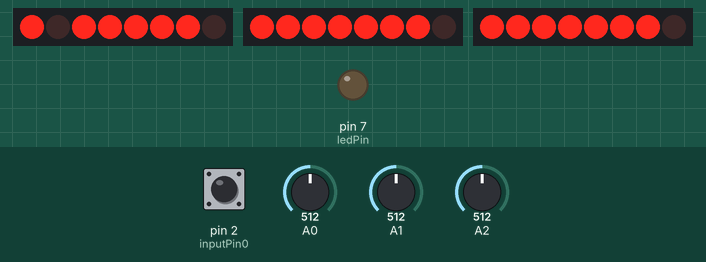
Simulated run of this sketch. Board: Arduino Uno, built with avr-gcc and run on an emulated ATmega328P. Parts: 3 × 8 port-expander outputs drawn as a row of LEDs (first output left, lit = HIGH), output pins drawn as LEDs (lit = HIGH). Wiring (inferred from the names in the program): PCF8574 port expander at I2C address 0x20; PCF8574 port expander at I2C address 0x21; PCF8574 port expander at I2C address 0x22. Wiring (inferred from the signals the program sends): 3 × row of LEDs: on Q0, Q1, Q2, Q3, Q4, Q5, Q6, Q7 / on Q0, Q1, Q2, Q3, Q4, Q5, Q6, Q7 / on Q0, Q1, Q2, Q3, Q4, Q5, Q6, Q7. The inputs (shaded band) are chosen by the test bench; at power-on: pin 2 (inputPin0) HIGH, A0 = 512, A2 = 512, A1 = 512.

Above: at 1.46 s.
1.9 s: pin 2 (inputPin0) pulled LOW for 1 s
At 2.02 s:
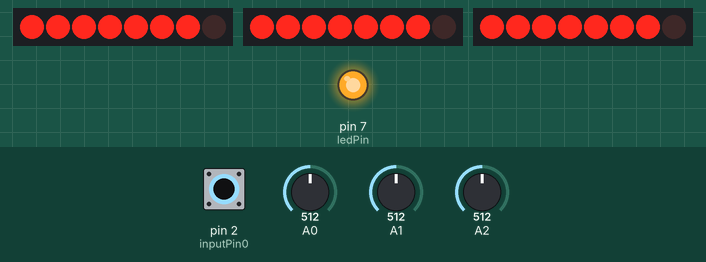
At 4.37 s:
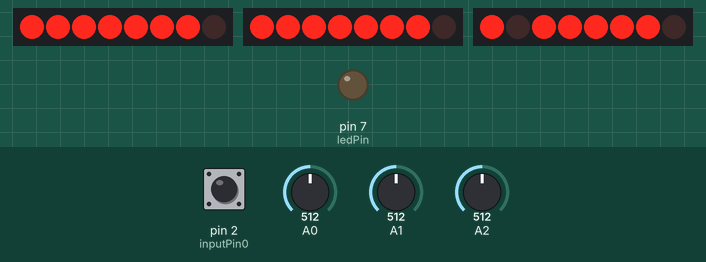
4.4 s: A0 set to 1023
7.4 s: A2 set to 490
9.5 s: pin 2 (inputPin0) pulled LOW for 3.2 s
At 13.3 s:
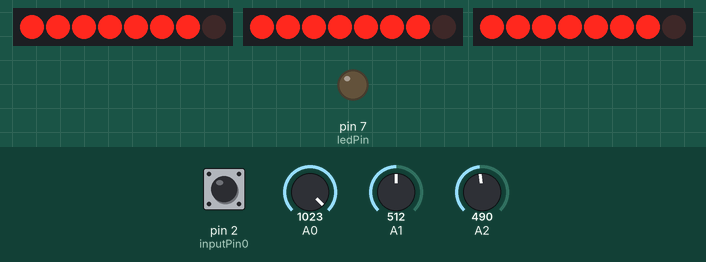
Timing chart, 0 to 15.2 s (numbered marks = the images above; inputs shaded):
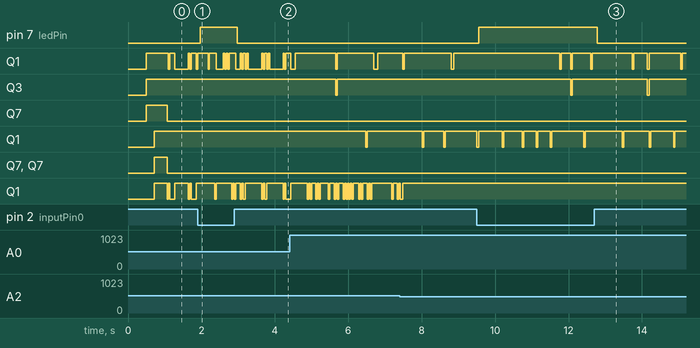

Measured:
- after the input at 1.9 s, pin 7 (ledPin): LOW → HIGH after 0.07 s, → LOW 1.0 s later
- after the input at 9.5 s, pin 7 (ledPin): LOW → HIGH after 0.06 s, → LOW 3.2 s later

The sketch:

Lcdpcfx8_example.ino
```cpp
/* By default,set last 4 bits of lcd address(A0,A1,A2;A0LSB) pcf8574p Addresses
  as follows:
 eg. pick lcdAdd2 A0>gnd;A1>+5v;A2>gnd on pcf8574p
 lcdAdd0=0x20
 lcdAdd1=0x21
 lcdAdd2=0x22
 lcdAdd3=0x23
 lcdAdd4=0x24
 lcdAdd5=0x25
 lcdAdd6=0x26
 lcdAdd7=0x27
 pcf pinout to Lcd (See Datsheet pg.3 DW or N package) as follows:
 P0>D4;P1>D5;P2>D6;P3>D7;P6>Enable;P7>RS
*/

#include <Wire.h>
#include <Lcdpcfx8.h>
Lcdpcfx8 myLcd(3);//myLcd(number of lcd)
#define inputPin0 2
#define inputPin1 3
#define ledPin 7
long timeStamp=0;
long lastTimeStamp=0;

void setup()
{
 Wire.begin();
 myLcd.lcdInit();
 pinMode(inputPin0,INPUT_PULLUP);
 pinMode(inputPin1,INPUT_PULLUP);
 pinMode(ledPin,OUTPUT);
}
 void loop()
 {
  int pot0Val=(analogRead(A0));
   int pot1Val=analogRead(A1);
    int pot2Val=analogRead(A2);


  myLcd.sendStrLcd("Red LED:",lcdAdd2,0,0);
myLcd.sendStrLcd("Pot2 Value:",lcdAdd2,1,0);
myLcd.sendDataLcd(String(pot2Val),lcdAdd2,1,11,4);
myLcd.sendStrLcd("lcd1 line1",lcdAdd1,1,3);
myLcd.sendStrLcd("ANA VOLTS:",lcdAdd1,0,0);
myLcd.sendStrLcd("lcd0 line0",lcdAdd0,0,3);
myLcd.sendStrLcd("pot0 Val:",lcdAdd0,1,0);

if(pot0Val<=800)//part of flash value feature
{
 myLcd.sendDataLcd(String(pot0Val),lcdAdd0,1,9,4);
}
  float voltsA1=(pot1Val/1023.)*5.;
  myLcd.sendDataLcd(String(voltsA1)+'V',lcdAdd1,0,10,4);
  boolean switchState0=myLcd.readDigital("Off","On",inputPin0,lcdAdd2,0,9);

  if (switchState0==0)
  {
    digitalWrite(ledPin,HIGH);
  }
  else
  {
    digitalWrite(ledPin,LOW);
  }
     timeStamp=millis();

  //flash display if over certain value
     if ((pot0Val)>800)
     {

if ((timeStamp-lastTimeStamp)<500)
{
 myLcd.clearDisplay(lcdAdd0,1,9,15,false);

}

else if ((timeStamp-lastTimeStamp)>500&&(timeStamp-lastTimeStamp)<1000)
{
  myLcd.sendDataLcd(String(pot0Val),lcdAdd0,1,9,4);
}
 if(timeStamp-lastTimeStamp>1000)
 {
   lastTimeStamp=timeStamp;
 }
}
 }
```

Lcdpcfx8.cpp
```cpp
// (licence header left out)
#include <Lcdpcfx8.h>
#include <Arduino.h>

Lcdpcfx8::Lcdpcfx8(int mnumExp)
{

numExp=mnumExp;
# define lcdAdd0 0x20
# define lcdAdd1 0x21
# define lcdAdd2 0x22
# define lcdAdd3 0x23
# define lcdAdd4 0x24
# define lcdAdd5 0x25
# define lcdAdd6 0x26
# define lcdAdd7 0x27

}

void Lcdpcfx8::lcdInit()
{
  Serial.begin(9600);
  Wire.begin();
  delay(500);

  for(int j=0;j<numExp;j++)
  {
     for( int a=0;a<4;a++)
  {
   write4Bite(B00100000,addExp[j]);//4 bit op
    delay(10);
  }
     write4Bite(B00101000,addExp[j]);//func set
     write4Bite(B00001100,addExp[j]);//display on/off and cursor
  write4Bite(B00000110,addExp[j]);//entry set
write4Bite(B00000001,addExp[j]);//clear display;
  delayMicroseconds(3000);
   // Serial.println(addExp[j],HEX);
  }
}

void Lcdpcfx8::displayString(String myString,byte pcfLcdAdd)
{

    int strSize=0;
    int baseStrSize=0;
    char letter=' ';
   strSize=myString.length();
   baseStrSize=strSize;
   while(strSize)
   {
   letter=myString.charAt(baseStrSize-strSize);
   letter=letter|B10000000;
   write4Bite(letter,pcfLcdAdd);
   strSize--;
}
 }

void Lcdpcfx8::setCursor(boolean line,byte pos, byte pcfLcdAdd)
{
  byte linePos=B10000000;
  byte nibHi=B0;
  byte nibLo=B0;

  bitWrite(linePos,6,line);
  linePos=linePos|pos;

  nibHi=(linePos&B11110000)>>4;
  nibLo=linePos&B1111;

   expWrite(nibHi,pcfLcdAdd);
  expWrite(nibLo,pcfLcdAdd);


}

void Lcdpcfx8::write4Bite(byte dataByte,byte pcfLcdAdd)
{
 byte hiNib=B0;
  byte loNib=B0;
 boolean mrs=0;
  mrs=bitRead(dataByte,7);
  if(mrs==1)
  {
    dataByte=dataByte&B01111111;
  }
  hiNib=(dataByte&B11110000)>>4;
  loNib=dataByte&B00001111;
  bitWrite(hiNib,7,mrs);
  bitWrite(loNib,7,mrs);
  expWrite(hiNib,pcfLcdAdd);
  expWrite(loNib,pcfLcdAdd);

}

void Lcdpcfx8::expWrite(byte nib,byte pcfLcdAdd)
{
   Wire.beginTransmission(pcfLcdAdd);
       Wire.write(nib|B01000000);
        Wire.write(nib|B00000000);
  Wire.endTransmission();
  delayMicroseconds(60);
}

void Lcdpcfx8::sendStrLcd(String myString,byte pcfLcdAdd,boolean line,byte pos)
{
  int strLth=0;
int  addLine=0;
 addLine=(pcfLcdAdd*2)+line;

 switch(addLine)
 {
  case 64:
   strArray[0]=myString;
    setCursor(line,pos,pcfLcdAdd);
   displayString(strArray[0],pcfLcdAdd);

  break;

case 65:

   strArray[1]=myString;
   setCursor(line,pos,pcfLcdAdd);
   displayString(strArray[1],pcfLcdAdd);

break;

case 66:
    strArray[2]=myString;
     setCursor(line,pos,pcfLcdAdd);
   displayString(strArray[2],pcfLcdAdd);

break;

case 67:
   strArray[3]=myString;
     setCursor(line,pos,pcfLcdAdd);
   displayString(strArray[3],pcfLcdAdd);

break;

case 68:
   strArray[4]=myString;
     setCursor(line,pos,pcfLcdAdd);
   displayString(strArray[4],pcfLcdAdd);

break;

case 69:
   strArray[5]=myString;
     setCursor(line,pos,pcfLcdAdd);
   displayString(strArray[5],pcfLcdAdd);

break;

case 70:
   strArray[6]=myString;
     setCursor(line,pos,pcfLcdAdd);
   displayString(strArray[6],pcfLcdAdd);

break;

case 71:
   strArray[7]=myString;
     setCursor(line,pos,pcfLcdAdd);
   displayString(strArray[7],pcfLcdAdd);

break;

case 72:
   strArray[8]=myString;
     setCursor(line,pos,pcfLcdAdd);
   displayString(strArray[8],pcfLcdAdd);

break;

case 73:
   strArray[9]=myString;
     setCursor(line,pos,pcfLcdAdd);
   displayString(strArray[9],pcfLcdAdd);

break;

case 74:
   strArray[10]=myString;
     setCursor(line,pos,pcfLcdAdd);
   displayString(strArray[10],pcfLcdAdd);

break;

case 75:
   strArray[11]=myString;
     setCursor(line,pos,pcfLcdAdd);
   displayString(strArray[11],pcfLcdAdd);

break;

case 76:
   strArray[12]=myString;
     setCursor(line,pos,pcfLcdAdd);
   displayString(strArray[12],pcfLcdAdd);

break;

case 77:
   strArray[13]=myString;
     setCursor(line,pos,pcfLcdAdd);
   displayString(strArray[13],pcfLcdAdd);

break;

case 78:
   strArray[14]=myString;
     setCursor(line,pos,pcfLcdAdd);
   displayString(strArray[14],pcfLcdAdd);

break;

case 79:
   strArray[15]=myString;
     setCursor(line,pos,pcfLcdAdd);
   displayString(strArray[15],pcfLcdAdd);

break;
 }
}

void Lcdpcfx8::sendDataLcd(String dataVal,byte pcfLcdAdd, boolean line,int pos, int fieldLgth)
{
  String emptyStr="";
 char emptyChar=' ';
  for(int t=0;t<fieldLgth;t++)
  {
  emptyStr+=emptyChar;
  }

  sendStrLcd(emptyStr,pcfLcdAdd,line,pos);
     sendStrLcd(dataVal,pcfLcdAdd,line,pos);
 }


boolean Lcdpcfx8::readDigital(String action0,String action1,int pinNum,byte pcfLcdAdd,boolean line, int pos)
{
 int act0StrLgth=action0.length();
 int  act1StrLgth=action1.length();

    String emptyStr1="";
 char emptyChar=' ';
  for(int t=0;t<act1StrLgth;t++)
  {
  emptyStr1+=emptyChar;
  }
    String emptyStr0="";

  for(int t=0;t<act0StrLgth;t++)
  {
  emptyStr0+=emptyChar;
  }

 boolean switchState=digitalRead(pinNum);
  if(switchState==0&& lastSwitchState==HIGH)
  {
    sendStrLcd(emptyStr0,pcfLcdAdd,line,pos);
    sendStrLcd(action1,pcfLcdAdd,line,pos);
 lastSwitchState=switchState;
  }

  else if(switchState==HIGH)
    {
       sendStrLcd(emptyStr1,pcfLcdAdd,line,pos);
        sendStrLcd(action0,pcfLcdAdd,line,pos);
     lastSwitchState=switchState;
    }
    return switchState;
}

void Lcdpcfx8::clearDisplay(byte pcfLcdAdd,boolean line,int pos0,int pos1,boolean clearAll)
{
 char space=' ';
  String emptyStr="                ";
  String partEmptyStr="";
if(clearAll==true)
{
  setCursor(0,0,pcfLcdAdd);
  displayString(emptyStr,pcfLcdAdd);
   setCursor(1,0,pcfLcdAdd);
  displayString(emptyStr,pcfLcdAdd);
  setCursor(0,0,pcfLcdAdd);
   setCursor(1,0,pcfLcdAdd);
}
else
{
  int emptyStrLgth=(pos1-pos0)+1;
  for(int h=0;h<emptyStrLgth;h++)
  {
    partEmptyStr+=space;
  }
  setCursor(line,pos0,pcfLcdAdd);
  displayString(partEmptyStr,pcfLcdAdd);
}
} 
```

Lcdpcfx8.h
```cpp
#include <Wire.h>
#include <Arduino.h>
#ifndef Lcdpcfx8_h
#define Lcdpcfx8_h

class Lcdpcfx8
{
private:
 String strArray[16]={"","","","","","","","","","","","","","","",""};
int numExp=0;
int mnumExp=0;
 boolean lastSwitchState=0;

void displayString(String myString,byte pcfLcdAdd);
void setCursor(boolean line,byte pos,byte pcfLcdAdd);
void write4Bite(byte dataByte,byte pcfLcdAdd);
void expWrite(byte nib,byte pcfLcdAdd);

public:
Lcdpcfx8(int mnumExp);
void lcdInit();
void sendStrLcd(String myString,byte pcfLcdAdd,boolean line, byte pos);
void sendDataLcd(String dataVal,byte pcfLcdAdd,boolean line,int pos,int fieldLgth);
void clearDisplay(byte pcfLcdAdd,boolean line,int pos0,int pos1,boolean clearAll);
boolean readDigital(String action0,String action1,int pinNum,byte pcfLcdAdd,boolean line,int pos);

# define lcdAdd0 0x20
# define lcdAdd1 0x21
# define lcdAdd2 0x22
# define lcdAdd3 0x23
# define lcdAdd4 0x24
# define lcdAdd5 0x25
# define lcdAdd6 0x26
# define lcdAdd7 0x27
byte addExp[8]={lcdAdd0,lcdAdd1,lcdAdd2,lcdAdd3,lcdAdd4,lcdAdd5,lcdAdd6,lcdAdd7};
};
#endif
```
